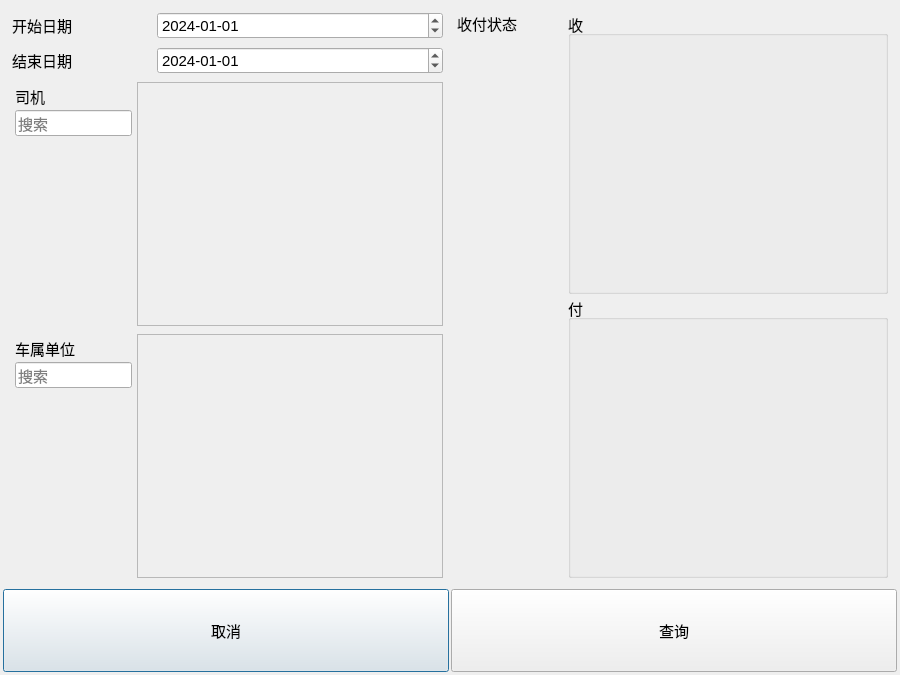
<?xml version="1.0" encoding="UTF-8"?>
<ui version="4.0">
 <class>wage_table_dialog</class>
 <widget class="QDialog" name="wage_table_dialog">
  <property name="geometry">
   <rect>
    <x>0</x>
    <y>0</y>
    <width>900</width>
    <height>675</height>
   </rect>
  </property>
  <property name="font">
   <font>
    <pointsize>11</pointsize>
   </font>
  </property>
  <property name="windowTitle">
   <string>工资查询</string>
  </property>
  <layout class="QVBoxLayout" name="verticalLayout_6" stretch="7,1">
   <property name="spacing">
    <number>2</number>
   </property>
   <property name="leftMargin">
    <number>3</number>
   </property>
   <property name="topMargin">
    <number>3</number>
   </property>
   <property name="rightMargin">
    <number>3</number>
   </property>
   <property name="bottomMargin">
    <number>3</number>
   </property>
   <item>
    <layout class="QHBoxLayout" name="horizontalLayout_7" stretch="1,1">
     <property name="spacing">
      <number>2</number>
     </property>
     <property name="leftMargin">
      <number>3</number>
     </property>
     <property name="topMargin">
      <number>3</number>
     </property>
     <property name="rightMargin">
      <number>3</number>
     </property>
     <property name="bottomMargin">
      <number>3</number>
     </property>
     <item>
      <layout class="QVBoxLayout" name="verticalLayout_2">
       <property name="spacing">
        <number>2</number>
       </property>
       <property name="leftMargin">
        <number>3</number>
       </property>
       <property name="topMargin">
        <number>3</number>
       </property>
       <property name="rightMargin">
        <number>3</number>
       </property>
       <property name="bottomMargin">
        <number>3</number>
       </property>
       <item>
        <layout class="QHBoxLayout" name="horizontalLayout" stretch="1,2">
         <property name="spacing">
          <number>2</number>
         </property>
         <property name="leftMargin">
          <number>3</number>
         </property>
         <property name="topMargin">
          <number>3</number>
         </property>
         <property name="rightMargin">
          <number>3</number>
         </property>
         <property name="bottomMargin">
          <number>3</number>
         </property>
         <item>
          <widget class="QLabel" name="label">
           <property name="text">
            <string>开始日期</string>
           </property>
          </widget>
         </item>
         <item>
          <widget class="QDateEdit" name="wage_table_start_date">
           <property name="dateTime">
            <datetime>
             <hour>0</hour>
             <minute>0</minute>
             <second>0</second>
             <year>2024</year>
             <month>1</month>
             <day>1</day>
            </datetime>
           </property>
           <property name="displayFormat">
            <string>yyyy-MM-dd</string>
           </property>
          </widget>
         </item>
        </layout>
       </item>
       <item>
        <layout class="QHBoxLayout" name="horizontalLayout_2" stretch="1,2">
         <property name="spacing">
          <number>2</number>
         </property>
         <property name="leftMargin">
          <number>3</number>
         </property>
         <property name="topMargin">
          <number>3</number>
         </property>
         <property name="rightMargin">
          <number>3</number>
         </property>
         <property name="bottomMargin">
          <number>3</number>
         </property>
         <item>
          <widget class="QLabel" name="label_2">
           <property name="text">
            <string>结束日期</string>
           </property>
          </widget>
         </item>
         <item>
          <widget class="QDateEdit" name="wage_table_end_date">
           <property name="dateTime">
            <datetime>
             <hour>0</hour>
             <minute>0</minute>
             <second>0</second>
             <year>2024</year>
             <month>1</month>
             <day>1</day>
            </datetime>
           </property>
           <property name="displayFormat">
            <string>yyyy-MM-dd</string>
           </property>
          </widget>
         </item>
        </layout>
       </item>
       <item>
        <layout class="QHBoxLayout" name="horizontalLayout_5" stretch="2,5">
         <property name="spacing">
          <number>2</number>
         </property>
         <property name="leftMargin">
          <number>3</number>
         </property>
         <property name="topMargin">
          <number>3</number>
         </property>
         <property name="rightMargin">
          <number>3</number>
         </property>
         <property name="bottomMargin">
          <number>3</number>
         </property>
         <item>
          <layout class="QVBoxLayout" name="verticalLayout_3">
           <property name="spacing">
            <number>2</number>
           </property>
           <property name="leftMargin">
            <number>3</number>
           </property>
           <property name="topMargin">
            <number>3</number>
           </property>
           <property name="rightMargin">
            <number>3</number>
           </property>
           <property name="bottomMargin">
            <number>3</number>
           </property>
           <item>
            <widget class="QLabel" name="label_6">
             <property name="text">
              <string>司机</string>
             </property>
             <property name="alignment">
              <set>Qt::AlignLeading|Qt::AlignLeft|Qt::AlignVCenter</set>
             </property>
            </widget>
           </item>
           <item>
            <widget class="QLineEdit" name="drivers_key">
             <property name="placeholderText">
              <string>搜索</string>
             </property>
            </widget>
           </item>
           <item>
            <spacer name="verticalSpacer">
             <property name="orientation">
              <enum>Qt::Vertical</enum>
             </property>
             <property name="sizeHint" stdset="0">
              <size>
               <width>20</width>
               <height>40</height>
              </size>
             </property>
            </spacer>
           </item>
          </layout>
         </item>
         <item>
          <widget class="QScrollArea" name="drivers">
           <property name="sizePolicy">
            <sizepolicy hsizetype="Expanding" vsizetype="Expanding">
             <horstretch>0</horstretch>
             <verstretch>0</verstretch>
            </sizepolicy>
           </property>
           <property name="minimumSize">
            <size>
             <width>0</width>
             <height>230</height>
            </size>
           </property>
           <property name="widgetResizable">
            <bool>true</bool>
           </property>
           <widget class="QWidget" name="scrollAreaWidgetContents">
            <property name="geometry">
             <rect>
              <x>0</x>
              <y>0</y>
              <width>304</width>
              <height>249</height>
             </rect>
            </property>
           </widget>
          </widget>
         </item>
        </layout>
       </item>
       <item>
        <layout class="QHBoxLayout" name="horizontalLayout_4" stretch="2,5">
         <property name="spacing">
          <number>2</number>
         </property>
         <property name="leftMargin">
          <number>3</number>
         </property>
         <property name="topMargin">
          <number>3</number>
         </property>
         <property name="rightMargin">
          <number>3</number>
         </property>
         <property name="bottomMargin">
          <number>3</number>
         </property>
         <item>
          <layout class="QVBoxLayout" name="verticalLayout">
           <property name="spacing">
            <number>2</number>
           </property>
           <property name="leftMargin">
            <number>3</number>
           </property>
           <property name="topMargin">
            <number>3</number>
           </property>
           <property name="rightMargin">
            <number>3</number>
           </property>
           <property name="bottomMargin">
            <number>3</number>
           </property>
           <item>
            <widget class="QLabel" name="label_4">
             <property name="text">
              <string>车属单位</string>
             </property>
             <property name="alignment">
              <set>Qt::AlignLeading|Qt::AlignLeft|Qt::AlignVCenter</set>
             </property>
            </widget>
           </item>
           <item>
            <widget class="QLineEdit" name="cheshudanweis_key">
             <property name="placeholderText">
              <string>搜索</string>
             </property>
            </widget>
           </item>
           <item>
            <spacer name="verticalSpacer_2">
             <property name="orientation">
              <enum>Qt::Vertical</enum>
             </property>
             <property name="sizeHint" stdset="0">
              <size>
               <width>20</width>
               <height>40</height>
              </size>
             </property>
            </spacer>
           </item>
          </layout>
         </item>
         <item>
          <widget class="QScrollArea" name="cheshudanweis">
           <property name="sizePolicy">
            <sizepolicy hsizetype="Expanding" vsizetype="Expanding">
             <horstretch>0</horstretch>
             <verstretch>0</verstretch>
            </sizepolicy>
           </property>
           <property name="minimumSize">
            <size>
             <width>0</width>
             <height>230</height>
            </size>
           </property>
           <property name="widgetResizable">
            <bool>true</bool>
           </property>
           <widget class="QWidget" name="scrollAreaWidgetContents_2">
            <property name="geometry">
             <rect>
              <x>0</x>
              <y>0</y>
              <width>304</width>
              <height>249</height>
             </rect>
            </property>
           </widget>
          </widget>
         </item>
        </layout>
       </item>
      </layout>
     </item>
     <item>
      <layout class="QHBoxLayout" name="horizontalLayout_6" stretch="1,3">
       <property name="spacing">
        <number>2</number>
       </property>
       <property name="leftMargin">
        <number>3</number>
       </property>
       <property name="topMargin">
        <number>3</number>
       </property>
       <property name="rightMargin">
        <number>3</number>
       </property>
       <property name="bottomMargin">
        <number>3</number>
       </property>
       <item>
        <layout class="QVBoxLayout" name="verticalLayout_4">
         <property name="spacing">
          <number>2</number>
         </property>
         <property name="leftMargin">
          <number>3</number>
         </property>
         <property name="topMargin">
          <number>3</number>
         </property>
         <property name="rightMargin">
          <number>3</number>
         </property>
         <property name="bottomMargin">
          <number>3</number>
         </property>
         <item>
          <widget class="QLabel" name="label_3">
           <property name="text">
            <string>收付状态</string>
           </property>
          </widget>
         </item>
         <item>
          <spacer name="verticalSpacer_3">
           <property name="orientation">
            <enum>Qt::Vertical</enum>
           </property>
           <property name="sizeHint" stdset="0">
            <size>
             <width>20</width>
             <height>40</height>
            </size>
           </property>
          </spacer>
         </item>
        </layout>
       </item>
       <item>
        <layout class="QVBoxLayout" name="verticalLayout_5">
         <property name="spacing">
          <number>2</number>
         </property>
         <property name="leftMargin">
          <number>3</number>
         </property>
         <property name="topMargin">
          <number>3</number>
         </property>
         <property name="rightMargin">
          <number>3</number>
         </property>
         <property name="bottomMargin">
          <number>3</number>
         </property>
         <item>
          <widget class="QGroupBox" name="shou_groupbox">
           <property name="title">
            <string>收</string>
           </property>
           <property name="flat">
            <bool>true</bool>
           </property>
          </widget>
         </item>
         <item>
          <widget class="QGroupBox" name="fu_groupbox">
           <property name="title">
            <string>付</string>
           </property>
           <property name="flat">
            <bool>true</bool>
           </property>
          </widget>
         </item>
        </layout>
       </item>
      </layout>
     </item>
    </layout>
   </item>
   <item>
    <layout class="QHBoxLayout" name="horizontalLayout_3">
     <item>
      <widget class="QPushButton" name="wage_table_dialog_cancel_btn">
       <property name="sizePolicy">
        <sizepolicy hsizetype="Minimum" vsizetype="Expanding">
         <horstretch>0</horstretch>
         <verstretch>0</verstretch>
        </sizepolicy>
       </property>
       <property name="text">
        <string>取消</string>
       </property>
      </widget>
     </item>
     <item>
      <widget class="QPushButton" name="wage_table_dialog_search_btn">
       <property name="sizePolicy">
        <sizepolicy hsizetype="Minimum" vsizetype="Expanding">
         <horstretch>0</horstretch>
         <verstretch>0</verstretch>
        </sizepolicy>
       </property>
       <property name="text">
        <string>查询</string>
       </property>
      </widget>
     </item>
    </layout>
   </item>
  </layout>
 </widget>
 <resources/>
 <connections/>
</ui>
